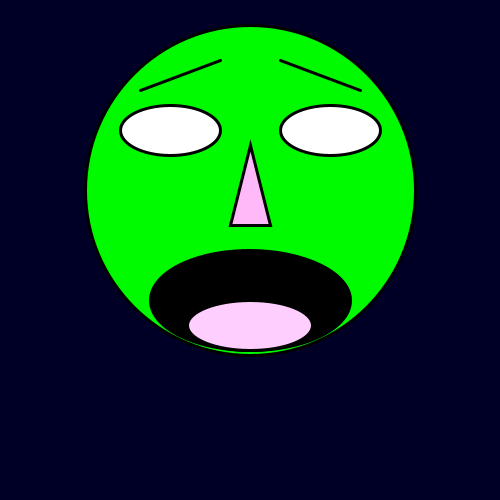
Frame 1 (no input)
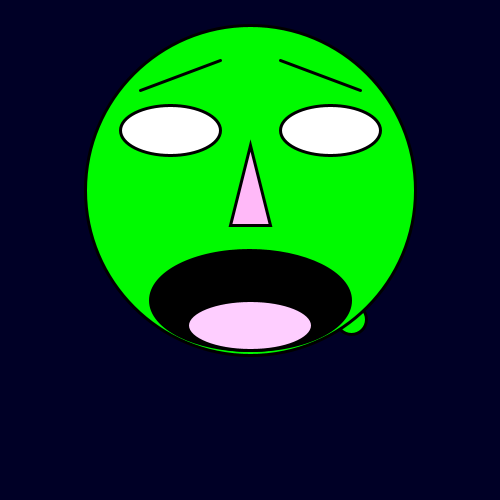
Frame 60 (the mouse pressed at the canvas centre just before this capture)
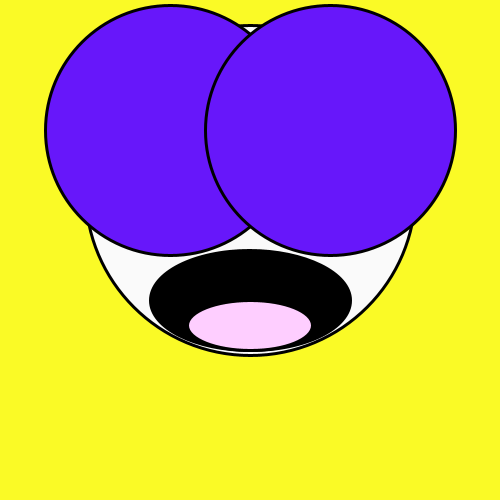
Frame 120 (the mouse held since frame 60 and released just before this capture)

The Processing sketch that drew these frames (run headless with seeded random() and noise(); from frame 60 on, the mouse is pressed at the canvas centre):

// Processing sketch: processing_35864
// ── processing_35864.pde

void setup(){
  size(500,500);
  background(76,234,222);
  smooth();
  fill(205,255,152);
  strokeWeight(3);
  
}

void draw() {
  background(mouseX,mouseY,38);
  fill(mouseX,250,mouseY);
  ellipse(random(width),random(height),30,30);
  ellipse(250,190,330,330);
  fill(255,255,255);
  ellipse(170,130,100,50);
  ellipse(330,130,100,50);
  fill(255,185,248);
  triangle(250,145,270,225,230,225);
  line(220,60,140,90);
  line(280,60,360,90);
  fill(103,23,mouseY);
  ellipse(170,130,mouseX,mouseY);
  ellipse(330,130,mouseX,mouseY);
  fill(0,0,0);
  arc(250,300,200,100,0,PI*2);
  fill(254,206,255);
  ellipse(250,325,125,50);
  fill(90,255,234);
}
